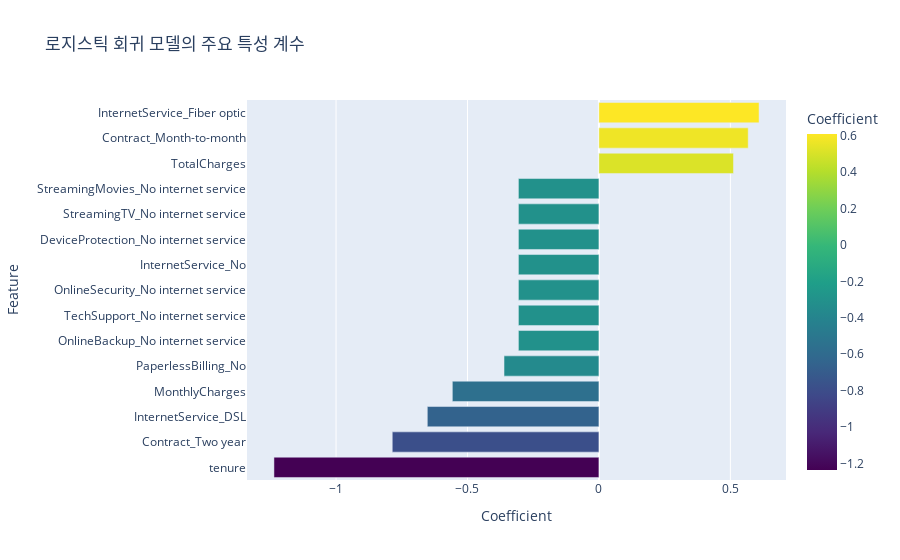

Notebook source saved alongside this figure:
### Code cell
# Plotly로 계수 시각화
fig = px.bar(coeff_df_sorted,
             x='Coefficient',
             y='Feature',
             orientation='h',
             title='로지스틱 회귀 모델의 주요 특성 계수',
             color='Coefficient',
             color_continuous_scale='Viridis')
fig.update_layout(yaxis={'categoryorder':'total ascending'})
fig.show()

### Figure 1 — Plotly figure (JSON) as saved in the notebook; plotly's stock layout.template omitted (floating-point values rounded to 4 significant figures)
{"data": [{"hovertemplate": "Coefficient=%{marker.color}<br>Feature=%{y}<extra></extra>", "legendgroup": "", "marker": {"color": [-1.236, -0.7862, -0.6528, 0.6091, 0.5679, -0.5576, 0.5118, -0.361, -0.3063, -0.3063, -0.3063, -0.3063, -0.3063, -0.3063, -0.3063], "coloraxis": "coloraxis", "pattern": {"shape": ""}}, "name": "", "orientation": "h", "showlegend": false, "textposition": "auto", "type": "bar", "x": [-1.236, -0.7862, -0.6528, 0.6091, 0.5679, -0.5576, 0.5118, -0.361, -0.3063, -0.3063, -0.3063, -0.3063, -0.3063, -0.3063, -0.3063], "xaxis": "x", "y": ["tenure", "Contract_Two year", "InternetService_DSL", "InternetService_Fiber optic", "Contract_Month-to-month", "MonthlyCharges", "TotalCharges", "PaperlessBilling_No", "OnlineBackup_No internet service", "TechSupport_No internet service", "OnlineSecurity_No internet service", "InternetService_No", "DeviceProtection_No internet service", "StreamingTV_No internet service", "StreamingMovies_No internet service"], "yaxis": "y"}], "layout": {"barmode": "relative", "coloraxis": {"colorbar": {"title": {"text": "Coefficient"}}, "colorscale": [[0, "#440154"], [0.1111, "#482878"], [0.2222, "#3e4989"], [0.3333, "#31688e"], [0.4444, "#26828e"], [0.5556, "#1f9e89"], [0.6667, "#35b779"], [0.7778, "#6ece58"], [0.8889, "#b5de2b"], [1, "#fde725"]]}, "legend": {"tracegroupgap": 0}, "title": {"text": "로지스틱 회귀 모델의 주요 특성 계수"}, "xaxis": {"anchor": "y", "domain": [0, 1], "title": {"text": "Coefficient"}}, "yaxis": {"anchor": "x", "categoryorder": "total ascending", "domain": [0, 1], "title": {"text": "Feature"}}}}
